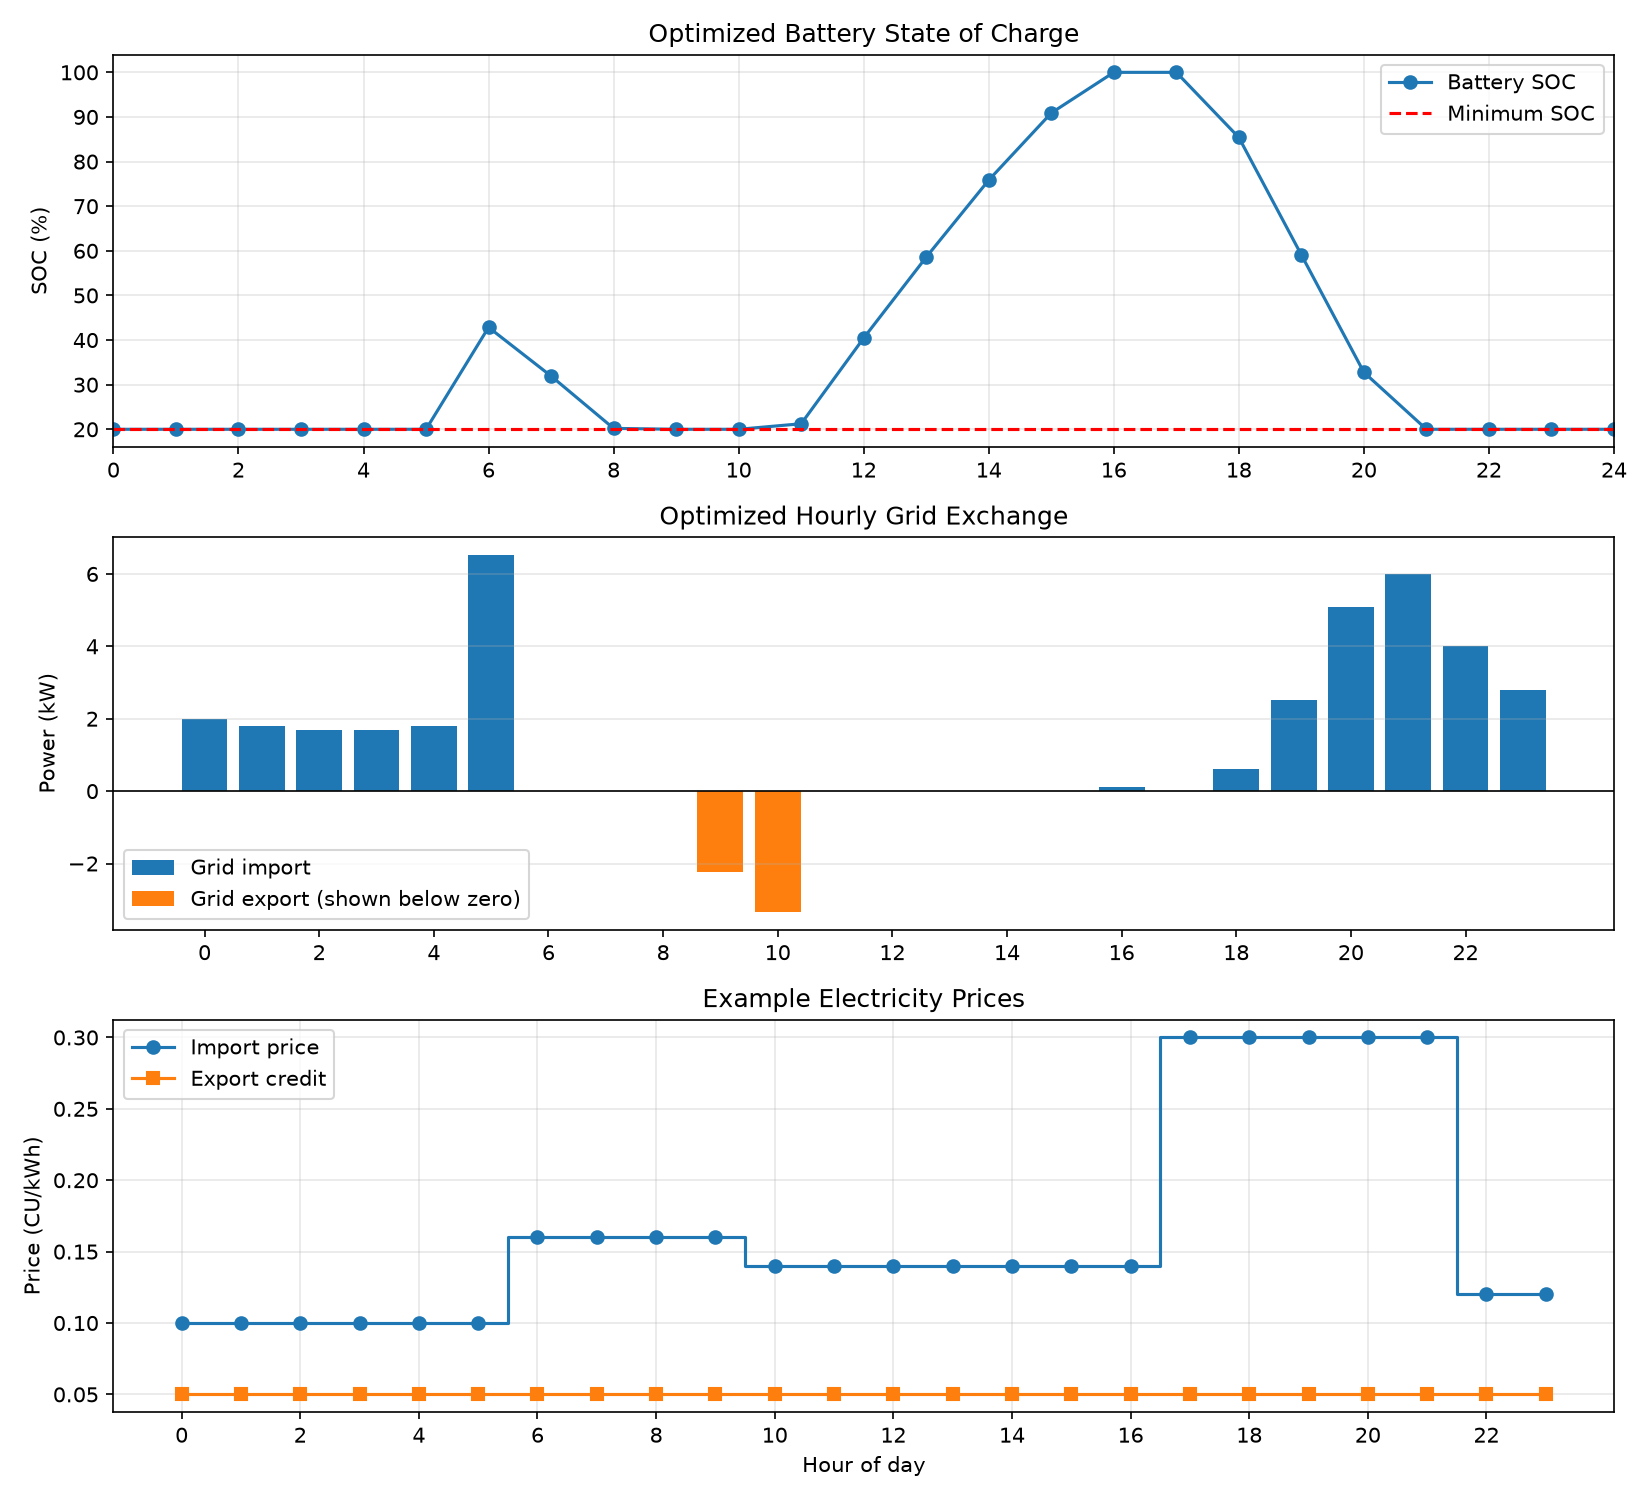

Write the Python code that produced this figure.
from pathlib import Path

import matplotlib.pyplot as plt
import numpy as np
import pandas as pd
from scipy.optimize import linprog

# Find the input files beside this Python file
project_folder = Path(__file__).resolve().parent
profile_file = project_folder / "microgrid_hourly_data.csv"
price_file = project_folder / "microgrid_cost_comparison.csv"
rule_based_file = project_folder / "microgrid_dispatch_results.csv"

# Check that the files from earlier steps exist
for file_path in [profile_file, price_file, rule_based_file]:
    if not file_path.exists():
        raise FileNotFoundError(
            f"{file_path.name} was not found. "
            "Run the earlier simulation and cost-analysis scripts first."
        )

# Read hourly solar/demand data, example prices, and rule-based results
profile = pd.read_csv(profile_file)
prices = pd.read_csv(price_file)
rule_based = pd.read_csv(rule_based_file)

# Check that the required columns exist
required_profile_columns = {
    "hour",
    "solar_generation_kw",
    "demand_kw",
}
required_price_columns = {
    "hour",
    "import_price_cu_per_kwh",
    "export_price_cu_per_kwh",
}
required_rule_columns = {
    "hour",
    "solar_generation_kw",
    "demand_kw",
    "grid_import_power_kw",
    "grid_export_power_kw",
}

missing_profile = required_profile_columns - set(profile.columns)
missing_prices = required_price_columns - set(prices.columns)
missing_rule = required_rule_columns - set(rule_based.columns)

if missing_profile:
    raise ValueError(
        f"The hourly profile CSV is missing: {sorted(missing_profile)}"
    )
if missing_prices:
    raise ValueError(
        f"The price CSV is missing: {sorted(missing_prices)}"
    )
if missing_rule:
    raise ValueError(
        f"The rule-based results CSV is missing: {sorted(missing_rule)}"
    )

# This example models one day with 24 one-hour intervals
number_of_hours = len(profile)

if number_of_hours != 24:
    raise ValueError(
        f"Expected 24 hourly rows, but found {number_of_hours}."
    )

hours = profile["hour"].to_numpy(dtype=int)
price_hours = prices["hour"].to_numpy(dtype=int)
rule_hours = rule_based["hour"].to_numpy(dtype=int)

expected_hours = np.arange(24)

if not np.array_equal(hours, expected_hours):
    raise ValueError("Profile hours should run from 0 to 23.")
if not np.array_equal(price_hours, expected_hours):
    raise ValueError("Price hours should run from 0 to 23.")
if not np.array_equal(rule_hours, expected_hours):
    raise ValueError("Rule-based dispatch hours should run from 0 to 23.")

# Read solar generation, demand, and example tariffs
solar_power_kw = profile["solar_generation_kw"].to_numpy(dtype=float)
demand_power_kw = profile["demand_kw"].to_numpy(dtype=float)

import_price = prices[
    "import_price_cu_per_kwh"
].to_numpy(dtype=float)
export_price = prices[
    "export_price_cu_per_kwh"
].to_numpy(dtype=float)

# Confirm that the rule-based results use the same solar and demand profiles
if not np.allclose(
    solar_power_kw,
    rule_based["solar_generation_kw"].to_numpy(dtype=float),
    rtol=0,
    atol=1e-9,
):
    raise ValueError("Solar-generation profiles do not match.")

if not np.allclose(
    demand_power_kw,
    rule_based["demand_kw"].to_numpy(dtype=float),
    rtol=0,
    atol=1e-9,
):
    raise ValueError("Demand profiles do not match.")

# Simulation timestep
time_step_hours = 1.0

# Battery settings: keep these consistent with microgrid_dispatch.py
battery_capacity_kwh = 20.0
initial_soc_percent = 20.0
minimum_soc_percent = 20.0
maximum_soc_percent = 100.0

maximum_charge_power_kw = 5.0
maximum_discharge_power_kw = 5.0

charging_efficiency = 0.95
discharging_efficiency = 0.95

# Convert SOC limits into stored energy
initial_battery_energy_kwh = (
    battery_capacity_kwh * initial_soc_percent / 100
)
minimum_battery_energy_kwh = (
    battery_capacity_kwh * minimum_soc_percent / 100
)
maximum_battery_energy_kwh = (
    battery_capacity_kwh * maximum_soc_percent / 100
)

# The linear program has five decision variables for every hour:
# 1. Grid import power
# 2. Grid export power
# 3. Battery charging power
# 4. Battery discharging power
# 5. Battery energy at the end of the hour
#
# The index arrays identify where each group is stored in the solver vector.
grid_import_index = np.arange(0, number_of_hours)
grid_export_index = np.arange(
    number_of_hours, 2 * number_of_hours
)
charge_index = np.arange(
    2 * number_of_hours, 3 * number_of_hours
)
discharge_index = np.arange(
    3 * number_of_hours, 4 * number_of_hours
)
battery_energy_index = np.arange(
    4 * number_of_hours, 5 * number_of_hours
)

number_of_variables = 5 * number_of_hours

# The objective is total grid cost:
# import charges minus export credits.
objective = np.zeros(number_of_variables)

objective[grid_import_index] = (
    import_price * time_step_hours
)
objective[grid_export_index] = (
    -export_price * time_step_hours
)

# Build the hourly electrical power-balance equations and
# battery-energy equations.
number_of_equalities = 2 * number_of_hours
A_eq = np.zeros((number_of_equalities, number_of_variables))
b_eq = np.zeros(number_of_equalities)

for hour_index in range(number_of_hours):
    # Electrical power balance:
    # solar + battery discharge + grid import
    #     = demand + battery charge + grid export
    power_row = hour_index

    A_eq[power_row, grid_import_index[hour_index]] = 1.0
    A_eq[power_row, grid_export_index[hour_index]] = -1.0
    A_eq[power_row, charge_index[hour_index]] = -1.0
    A_eq[power_row, discharge_index[hour_index]] = 1.0

    b_eq[power_row] = (
        demand_power_kw[hour_index]
        - solar_power_kw[hour_index]
    )

    # Battery energy at the end of this hour:
    # current energy = previous energy
    #     + efficient charging
    #     - energy used for discharging
    energy_row = number_of_hours + hour_index

    A_eq[
        energy_row, battery_energy_index[hour_index]
    ] = 1.0
    A_eq[energy_row, charge_index[hour_index]] = (
        -charging_efficiency * time_step_hours
    )
    A_eq[energy_row, discharge_index[hour_index]] = (
        time_step_hours / discharging_efficiency
    )

    if hour_index == 0:
        # The first hour starts from the specified initial energy.
        b_eq[energy_row] = initial_battery_energy_kwh
    else:
        # Include the previous hour's ending battery energy.
        A_eq[
            energy_row, battery_energy_index[hour_index - 1]
        ] = -1.0

# Set limits for all variables:
# - Grid exchange cannot be negative.
# - Battery charge/discharge power has a maximum.
# - Battery energy remains within its SOC limits.
bounds = (
    [(0.0, None)] * number_of_hours
    + [(0.0, None)] * number_of_hours
    + [(0.0, maximum_charge_power_kw)] * number_of_hours
    + [(0.0, maximum_discharge_power_kw)] * number_of_hours
    + [
        (minimum_battery_energy_kwh, maximum_battery_energy_kwh)
    ] * number_of_hours
)

# Require the battery to finish at the same energy as it started.
# This prevents the optimizer from making the result look cheaper
# by simply emptying the battery at the end of the day.
bounds[battery_energy_index[-1]] = (
    initial_battery_energy_kwh,
    initial_battery_energy_kwh,
)

# Solve the linear optimization problem
optimization = linprog(
    c=objective,
    A_eq=A_eq,
    b_eq=b_eq,
    bounds=bounds,
    method="highs",
)

if not optimization.success:
    raise RuntimeError(
        "The optimizer could not find a solution: "
        f"{optimization.message}"
    )

# Extract the optimal hourly schedule
grid_import_kw = optimization.x[grid_import_index].copy()
grid_export_kw = optimization.x[grid_export_index].copy()
battery_charge_kw = optimization.x[charge_index].copy()
battery_discharge_kw = optimization.x[discharge_index].copy()
battery_energy_kwh = optimization.x[battery_energy_index].copy()

# Remove tiny numerical values such as 1e-12
for values in [
    grid_import_kw,
    grid_export_kw,
    battery_charge_kw,
    battery_discharge_kw,
]:
    values[np.abs(values) < 1e-9] = 0.0

battery_soc_percent = (
    battery_energy_kwh / battery_capacity_kwh * 100
)

# Check power balance for the optimized schedule
power_balance_error_kw = (
    solar_power_kw
    + battery_discharge_kw
    + grid_import_kw
    - demand_power_kw
    - battery_charge_kw
    - grid_export_kw
)
maximum_power_balance_error_kw = float(
    np.max(np.abs(power_balance_error_kw))
)

# Check battery energy transitions and efficiency calculations
previous_battery_energy_kwh = np.concatenate(
    (
        [initial_battery_energy_kwh],
        battery_energy_kwh[:-1],
    )
)

expected_battery_energy_kwh = (
    previous_battery_energy_kwh
    + battery_charge_kw
    * time_step_hours
    * charging_efficiency
    - battery_discharge_kw
    * time_step_hours
    / discharging_efficiency
)

maximum_battery_energy_error_kwh = float(
    np.max(
        np.abs(
            battery_energy_kwh
            - expected_battery_energy_kwh
        )
    )
)

if maximum_power_balance_error_kw > 1e-6:
    raise RuntimeError(
        "The optimized schedule failed the power-balance check."
    )

if maximum_battery_energy_error_kwh > 1e-6:
    raise RuntimeError(
        "The optimized schedule failed the battery-energy check."
    )

# Calculate the no-battery grid exchange
no_battery_import_kwh = (
    np.maximum(demand_power_kw - solar_power_kw, 0.0)
    * time_step_hours
)
no_battery_export_kwh = (
    np.maximum(solar_power_kw - demand_power_kw, 0.0)
    * time_step_hours
)

# Read the original rule-based grid exchange
rule_import_kwh = (
    rule_based["grid_import_power_kw"].to_numpy(dtype=float)
    * time_step_hours
)
rule_export_kwh = (
    rule_based["grid_export_power_kw"].to_numpy(dtype=float)
    * time_step_hours
)

# Calculate the daily grid costs for all three cases
no_battery_import_cost = np.sum(
    no_battery_import_kwh * import_price
)
no_battery_export_credit = np.sum(
    no_battery_export_kwh * export_price
)
no_battery_net_cost = (
    no_battery_import_cost - no_battery_export_credit
)

rule_import_cost = np.sum(rule_import_kwh * import_price)
rule_export_credit = np.sum(rule_export_kwh * export_price)
rule_net_cost = rule_import_cost - rule_export_credit

optimized_import_kwh = grid_import_kw * time_step_hours
optimized_export_kwh = grid_export_kw * time_step_hours

optimized_import_cost = np.sum(
    optimized_import_kwh * import_price
)
optimized_export_credit = np.sum(
    optimized_export_kwh * export_price
)
optimized_net_cost = (
    optimized_import_cost - optimized_export_credit
)

cost_saving_vs_rule = rule_net_cost - optimized_net_cost

if rule_net_cost > 0:
    cost_saving_percent_vs_rule = (
        cost_saving_vs_rule / rule_net_cost * 100
    )
else:
    cost_saving_percent_vs_rule = 0.0

# Check whether the solver scheduled charge and discharge in the same hour.
# A basic linear program does not strictly forbid this behavior.
simultaneous_charge_discharge = (
    (battery_charge_kw > 1e-7)
    & (battery_discharge_kw > 1e-7)
)

# Print the optimization summary
print("\nPRICE-AWARE OPTIMIZED DISPATCH")
print("--------------------------------")
print(f"Solver status: {optimization.message}")
print(
    f"Initial battery SOC: {initial_soc_percent:.1f}%"
)
print(
    f"Final battery SOC:   {battery_soc_percent[-1]:.1f}%"
)
print(
    f"Grid energy imported: "
    f"{optimized_import_kwh.sum():.2f} kWh"
)
print(
    f"Grid energy exported: "
    f"{optimized_export_kwh.sum():.2f} kWh"
)
print(
    f"Peak grid import: {grid_import_kw.max():.2f} kW"
)
print(
    f"Battery energy charged: "
    f"{(battery_charge_kw * time_step_hours).sum():.2f} kWh"
)
print(
    f"Battery energy discharged: "
    f"{(battery_discharge_kw * time_step_hours).sum():.2f} kWh"
)

print("\nNET GRID COST COMPARISON")
print("------------------------")
print(f"No battery:          {no_battery_net_cost:.2f} CU")
print(f"Rule-based battery:  {rule_net_cost:.2f} CU")
print(f"Optimized battery:   {optimized_net_cost:.2f} CU")
print(
    f"Saving vs rule-based: {cost_saving_vs_rule:.2f} CU "
    f"({cost_saving_percent_vs_rule:.1f}%)"
)

print("\nOPTIMIZATION CHECKS")
print("-------------------")
print(
    "Maximum power-balance error: "
    f"{maximum_power_balance_error_kw:.8f} kW"
)
print(
    "Maximum battery-energy error: "
    f"{maximum_battery_energy_error_kwh:.8f} kWh"
)

if np.any(simultaneous_charge_discharge):
    hours_with_simultaneous_operation = hours[
        simultaneous_charge_discharge
    ]
    print(
        "Warning: simultaneous charging and discharging was "
        "selected during hour(s): "
        f"{hours_with_simultaneous_operation.tolist()}"
    )
    print(
        "A mixed-integer model would be needed to prohibit this "
        "strictly."
    )
else:
    print("No simultaneous battery charging/discharging detected.")

# Save the optimized hourly schedule and costs
optimized_results = pd.DataFrame({
    "hour": hours,
    "solar_generation_kw": solar_power_kw,
    "demand_kw": demand_power_kw,
    "import_price_cu_per_kwh": import_price,
    "export_price_cu_per_kwh": export_price,
    "battery_charge_power_kw": battery_charge_kw,
    "battery_discharge_power_kw": battery_discharge_kw,
    "grid_import_power_kw": grid_import_kw,
    "grid_export_power_kw": grid_export_kw,
    "battery_energy_kwh": battery_energy_kwh,
    "battery_soc_percent": battery_soc_percent,
    "grid_import_energy_kwh": optimized_import_kwh,
    "grid_export_energy_kwh": optimized_export_kwh,
    "grid_import_cost_cu": (
        optimized_import_kwh * import_price
    ),
    "grid_export_credit_cu": (
        optimized_export_kwh * export_price
    ),
})

optimized_results["net_grid_cost_cu"] = (
    optimized_results["grid_import_cost_cu"]
    - optimized_results["grid_export_credit_cu"]
)

output_file = project_folder / "optimized_dispatch_results.csv"
optimized_results.to_csv(output_file, index=False)

# Plot battery SOC, grid exchange, and example prices
figure, axes = plt.subplots(3, 1, figsize=(11, 10))

# Add the initial SOC at time 0 so the graph shows the full day
soc_time = np.arange(number_of_hours + 1) * time_step_hours
soc_values = np.concatenate(
    ([initial_soc_percent], battery_soc_percent)
)

axes[0].plot(
    soc_time,
    soc_values,
    marker="o",
    label="Battery SOC",
)
axes[0].axhline(
    minimum_soc_percent,
    color="red",
    linestyle="--",
    label="Minimum SOC",
)
axes[0].set_title("Optimized Battery State of Charge")
axes[0].set_ylabel("SOC (%)")
axes[0].set_xticks(np.arange(0, 25, 2))
axes[0].set_xlim(0, 24)
axes[0].grid(True, alpha=0.3)
axes[0].legend()

# Show exports below zero to distinguish them from imports
axes[1].bar(
    hours,
    grid_import_kw,
    label="Grid import",
    color="tab:blue",
)
axes[1].bar(
    hours,
    -grid_export_kw,
    label="Grid export (shown below zero)",
    color="tab:orange",
)
axes[1].axhline(0, color="black", linewidth=0.8)
axes[1].set_title("Optimized Hourly Grid Exchange")
axes[1].set_ylabel("Power (kW)")
axes[1].set_xticks(np.arange(0, 24, 2))
axes[1].grid(True, axis="y", alpha=0.3)
axes[1].legend()

# Show the example import and export prices
axes[2].step(
    hours,
    import_price,
    where="mid",
    marker="o",
    label="Import price",
)
axes[2].step(
    hours,
    export_price,
    where="mid",
    marker="s",
    label="Export credit",
)
axes[2].set_title("Example Electricity Prices")
axes[2].set_xlabel("Hour of day")
axes[2].set_ylabel("Price (CU/kWh)")
axes[2].set_xticks(np.arange(0, 24, 2))
axes[2].grid(True, alpha=0.3)
axes[2].legend()

figure.tight_layout()

chart_file = project_folder / "optimized_dispatch.png"
figure.savefig(chart_file, dpi=150)

print(f"\nSaved optimized schedule to: {output_file.name}")
print(f"Saved optimization graph to: {chart_file.name}")

plt.show()
